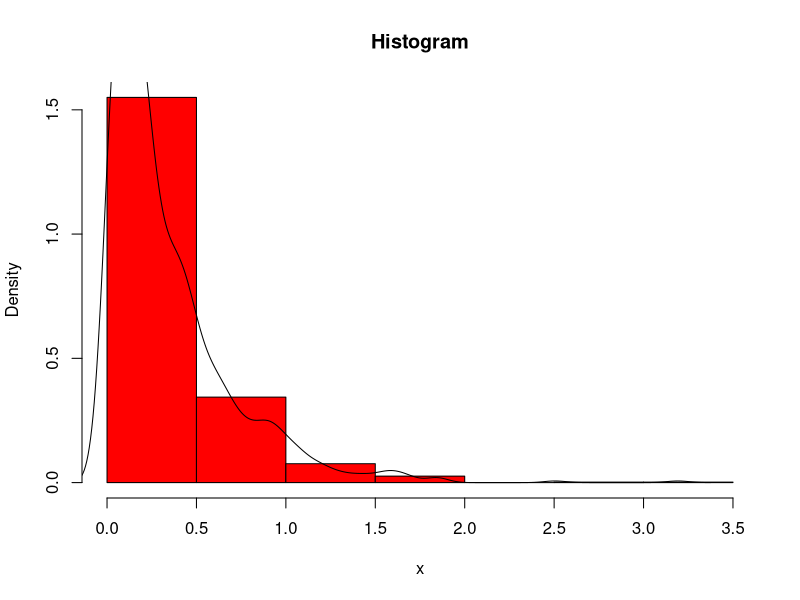
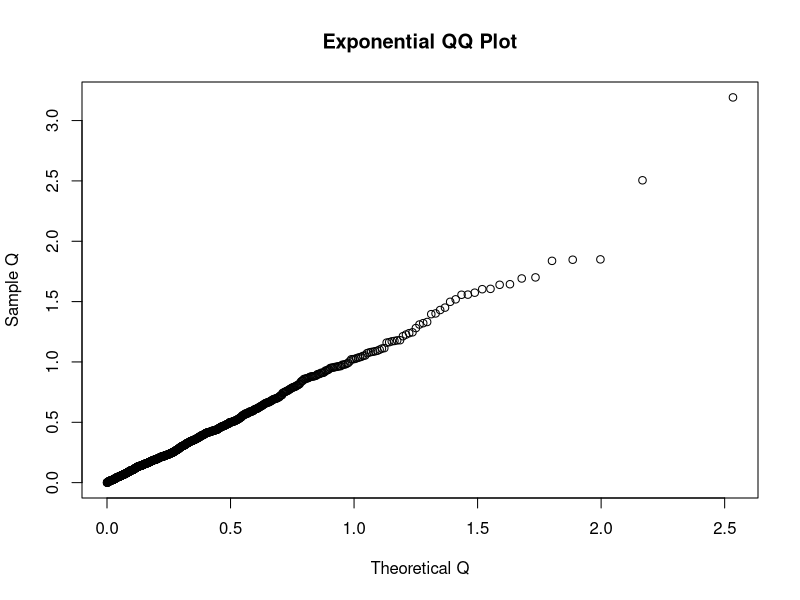
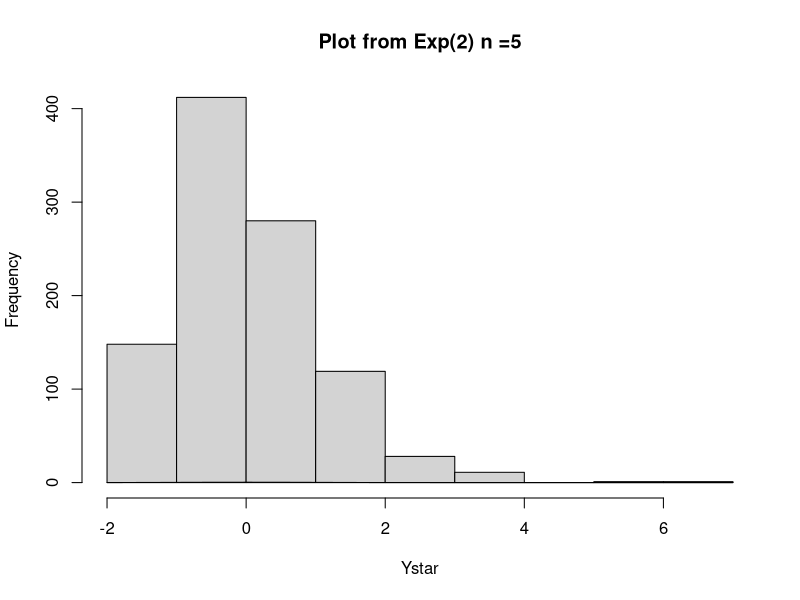
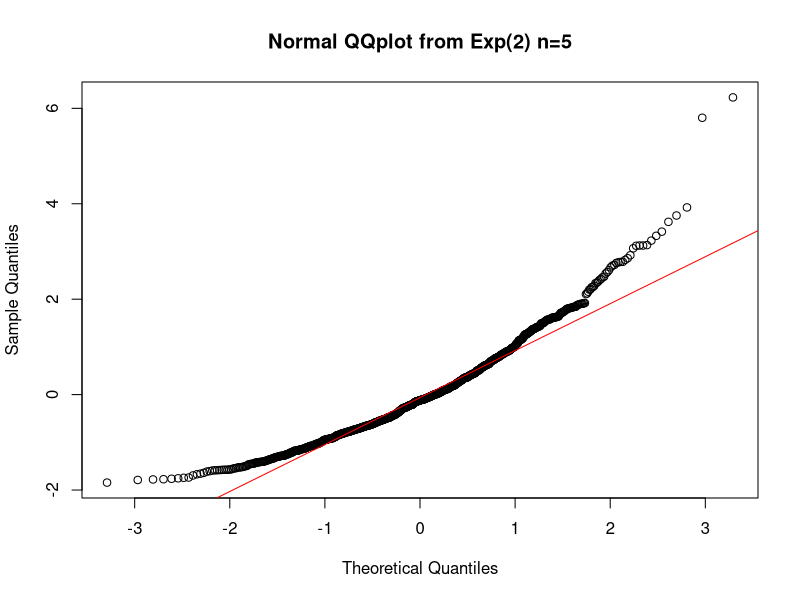
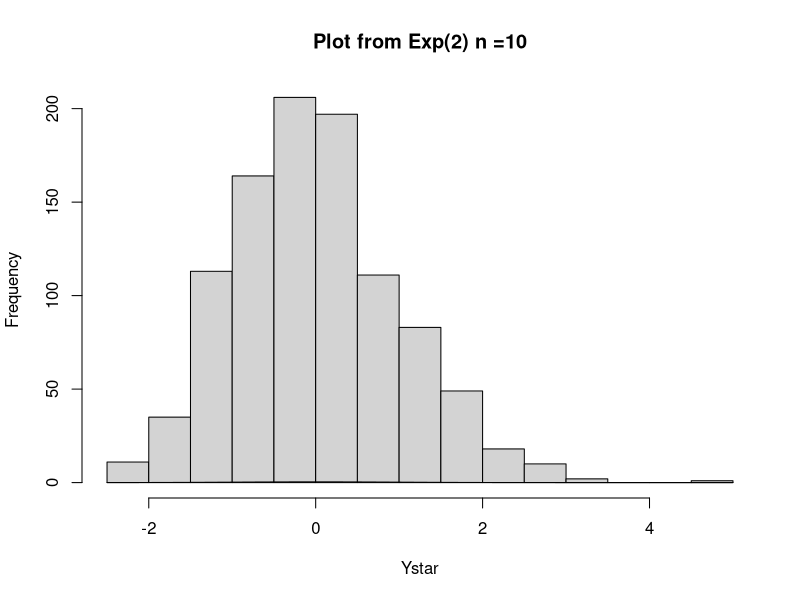
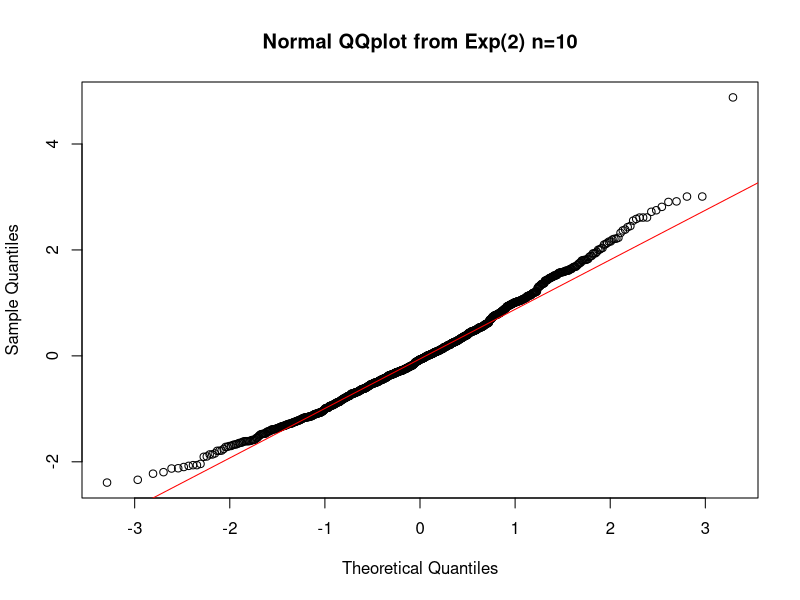
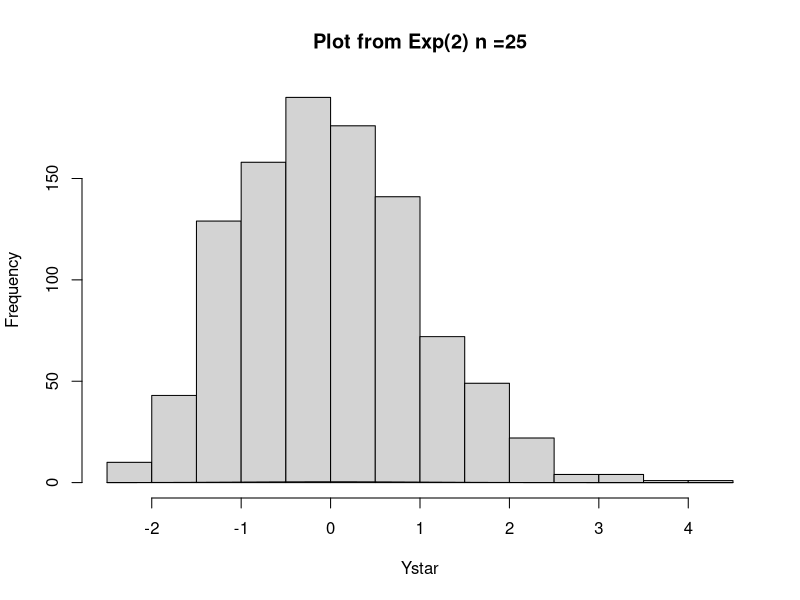
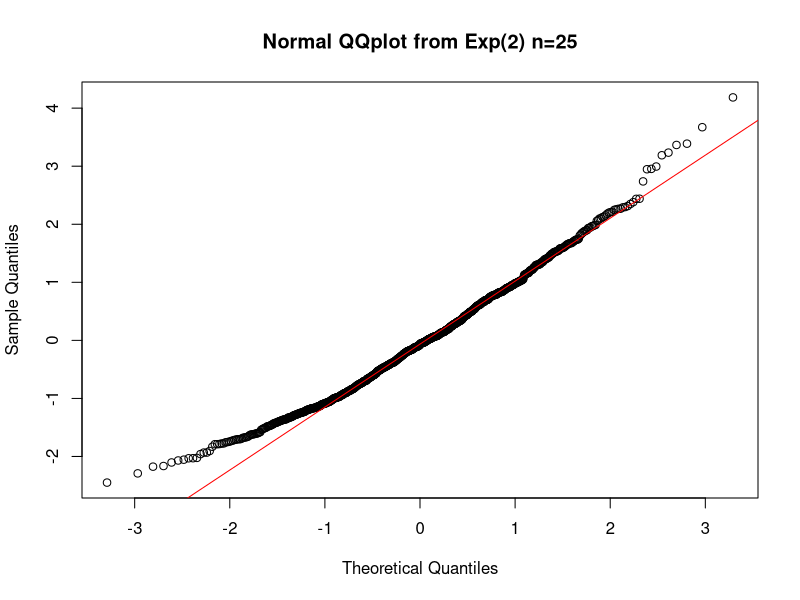

Recreate these plots in R, in order.
#Problem 1

set.seed(0)
n = 1000
lambda = 3
uniform <- runif(n)
x <- -log(1-uniform)/lambda
hist(x,freq=F,main = "Histogram", col = "red")
lines(density(x))

q = qexp(ppoints(length(x)),3)
plot(q,sort(x), main = "Exponential QQ Plot", xlab = "Theoretical Q", ylab = "Sample Q")

#Problem 2
rm(list=ls())
B <- 1000
n <- c(5,10,25,50,100)

#a
for(i in 1:5){
  N <- n[i]
  Ystar = replicate(B, (mean(rexp(N,2))) - 0.5)/(0.5/sqrt(N))
  hist(Ystar, main = paste("Plot from Exp(2) n =",N,sep=""))
  curve(dnorm(x),add=TRUE)
  qqnorm(Ystar, main = paste("Normal QQplot from Exp(2) n=",N,sep=""))
  qqline(Ystar, col ="red")

  }

#b

for(i in 1:5){
  N <- n[i]
  Ystar = replicate(B, (mean(runif(N,-1,1))) - 0.5)/(0.5/sqrt(N))
  hist(Ystar, main = paste("Plot from Exp(2) n =",N,sep=""))
  curve(dnorm(x),add=TRUE)
  qqnorm(Ystar, main = paste("Normal QQplot from Exp(2) n=",N,sep=""))
  qqline(Ystar, col ="red")
  
}